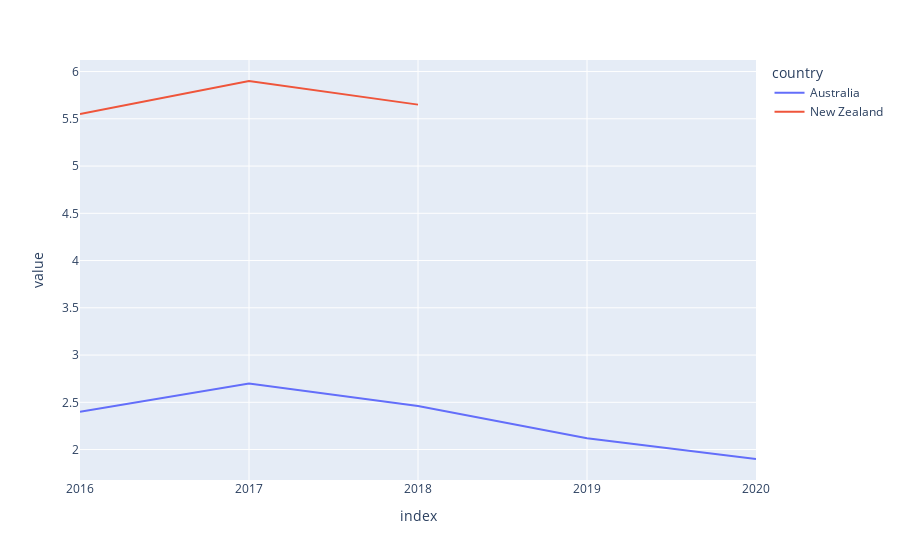

The notebook cell saved with this chart:
### Markdown cell above
### 4. Visualisation

### Code cell
# Plot the 2 countries
fig = px.line(select_df.T)
fig.show()

### Figure 1 — Plotly figure (JSON) as saved in the notebook; plotly's stock layout.template omitted (floating-point values rounded to 4 significant figures)
{"data": [{"hovertemplate": "country=Australia<br>index=%{x}<br>value=%{y}<extra></extra>", "legendgroup": "Australia", "line": {"color": "#636efa", "dash": "solid"}, "marker": {"symbol": "circle"}, "mode": "lines", "name": "Australia", "orientation": "v", "showlegend": true, "type": "scatter", "x": ["2016", "2017", "2018", "2019", "2020"], "xaxis": "x", "y": [2.4, 2.7, 2.46, 2.12, 1.9], "yaxis": "y"}, {"hovertemplate": "country=New Zealand<br>index=%{x}<br>value=%{y}<extra></extra>", "legendgroup": "New Zealand", "line": {"color": "#EF553B", "dash": "solid"}, "marker": {"symbol": "circle"}, "mode": "lines", "name": "New Zealand", "orientation": "v", "showlegend": true, "type": "scatter", "x": ["2016", "2017", "2018", "2019", "2020"], "xaxis": "x", "y": [5.55, 5.9, 5.65, null, null], "yaxis": "y"}], "layout": {"legend": {"title": {"text": "country"}, "tracegroupgap": 0}, "margin": {"t": 60}, "xaxis": {"anchor": "y", "domain": [0, 1], "title": {"text": "index"}}, "yaxis": {"anchor": "x", "domain": [0, 1], "title": {"text": "value"}}}}
